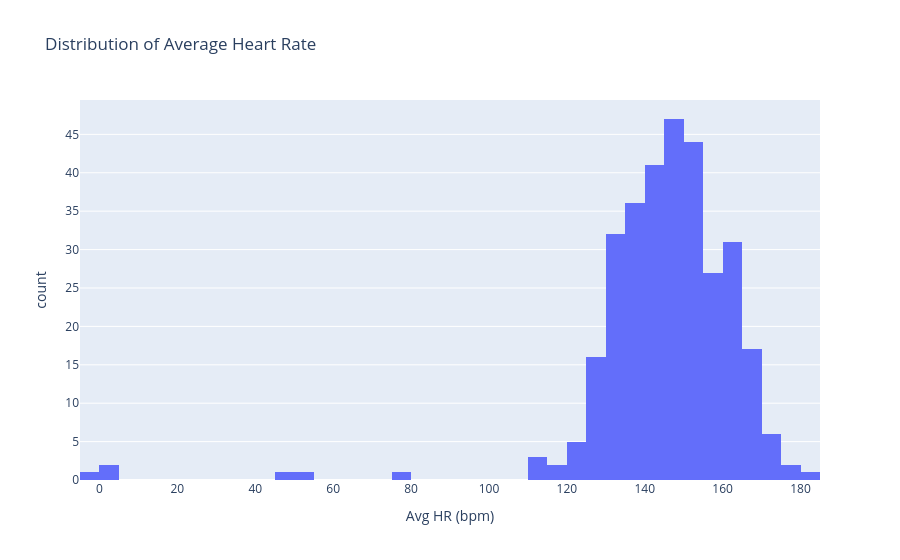

Here is the notebook cell this chart was saved with:
### Code cell
df_hr = df[df["avg_hr"].notna()]

fig = px.histogram(df_hr, x="avg_hr", nbins=40,
                   title="Distribution of Average Heart Rate",
                   labels={"avg_hr": "Avg HR (bpm)"})
fig.show()

### Figure 1 — Plotly figure (JSON) as saved in the notebook; plotly's stock layout.template omitted (floating-point values rounded to 4 significant figures; data arrays with more than 128 entries replaced by an {"elided": "..."} marker saying what was removed)
{"data": [{"bingroup": "x", "hovertemplate": "Avg HR (bpm)=%{x}<br>count=%{y}<extra></extra>", "legendgroup": "", "marker": {"color": "#636efa", "pattern": {"shape": ""}}, "name": "", "nbinsx": 40, "orientation": "v", "showlegend": false, "type": "histogram", "x": {"elided": "316 float values"}, "xaxis": "x", "yaxis": "y"}], "layout": {"barmode": "relative", "legend": {"tracegroupgap": 0}, "title": {"text": "Distribution of Average Heart Rate"}, "xaxis": {"anchor": "y", "domain": [0, 1], "title": {"text": "Avg HR (bpm)"}}, "yaxis": {"anchor": "x", "domain": [0, 1], "title": {"text": "count"}}}}
